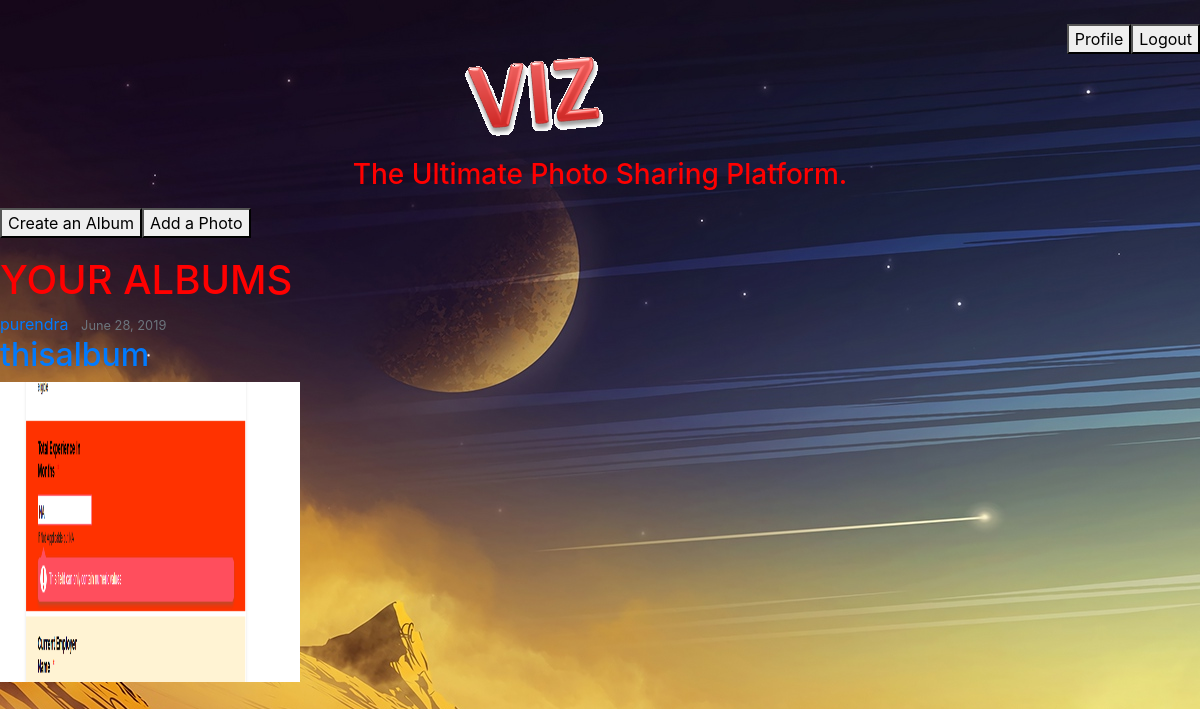
/albums/ (signed in), run on the app's committed database.
### viz/models.py (models this page shows, shortened)
class Album(models.Model):
	albumid = models.UUIDField(primary_key=True, unique=True, default=uuid.uuid4())
	title = models.CharField(max_length=100)
	description = models.TextField(blank=True)
	date_posted = models.DateTimeField(default=timezone.now)
	owner = models.ForeignKey(User,on_delete=models.CASCADE)
	cover = models.ImageField(upload_to='album_covers',blank=True,default='defaultcover.jpg')

### viz/views.py (the view)
# urls.py: path('albums/',views.AlbumListView.as_view(),name='viz-albums'),
class AlbumListView(LoginRequiredMixin, ListView):
    model = Album
    template_name = 'HTML/albumList.html'  # <app>/<model>_<viewtype>.html
    context_object_name = 'album'
    ordering = ['-date_posted']

### viz/templates/HTML/albumList.html (shortened to what this page needs)
{% extends "HTML/base.html" %}
{% load static %}
{% load crispy_forms_tags %}
{% block content %}
<div style="float:left;">
  <a href="{% url 'viz-createAlbum' %}"><button>Create an Album</button></a>
</div>
<div style="float:left;">
  <a href="{% url 'viz-createPhoto' %}"><button>Add a Photo</button></a>
</div>
<br><br>
<h1 style="color:red;">YOUR ALBUMS</h1>
{% for albums in album %}
		{% if albums.owner.username == user.username %}
        <article class="media content-section">
          <div class="media-body">
            <div class="article-metadata">
              <a class="mr-2" href="#">{{ albums.owner }}</a>
              <small class="text-muted">{{ albums.date_posted|date:"F d, Y" }}</small>
            </div>
            <h2 class="article-title"> <a class="article-title" href="{% url 'viz-showAlbum' albums.albumid %}">{{ albums.title }}</a></h2>
            <p class="article-content"><img src="{{albums.cover.url}}"  height="300" width="300"/></p>
          </div>
        </article>
        {% endif %}
    {% endfor %}
{% endblock content %}

### viz/static/CSS/style.css (style rules this page uses)
body { background: #fafafa; color: #333333; }
h1, h2, h3, h4, h5, h6 { color: #444444; }

### data on the page
Album: owner "purendra", date_posted "June 28, 2019", title "thisalbum", cover (picture)
